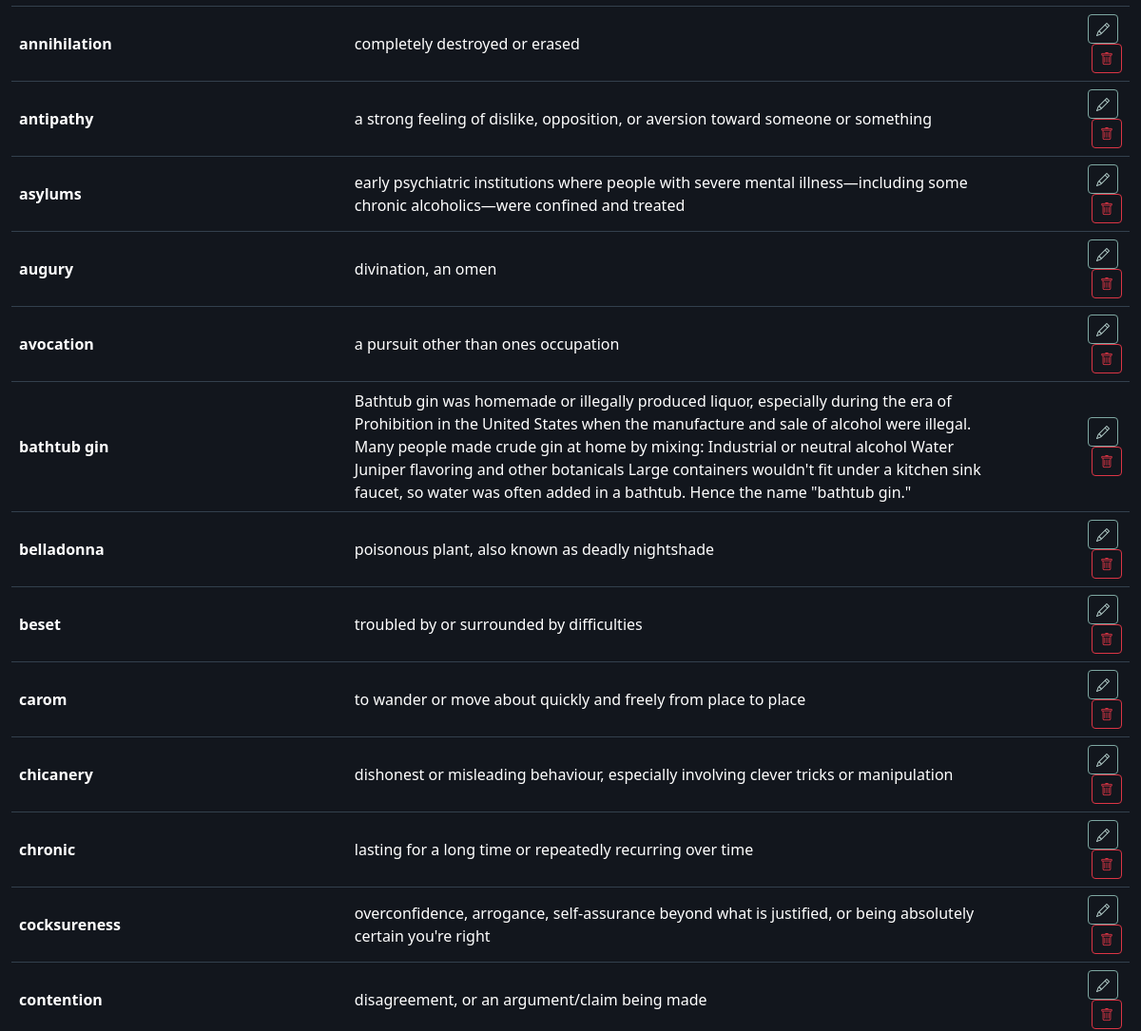
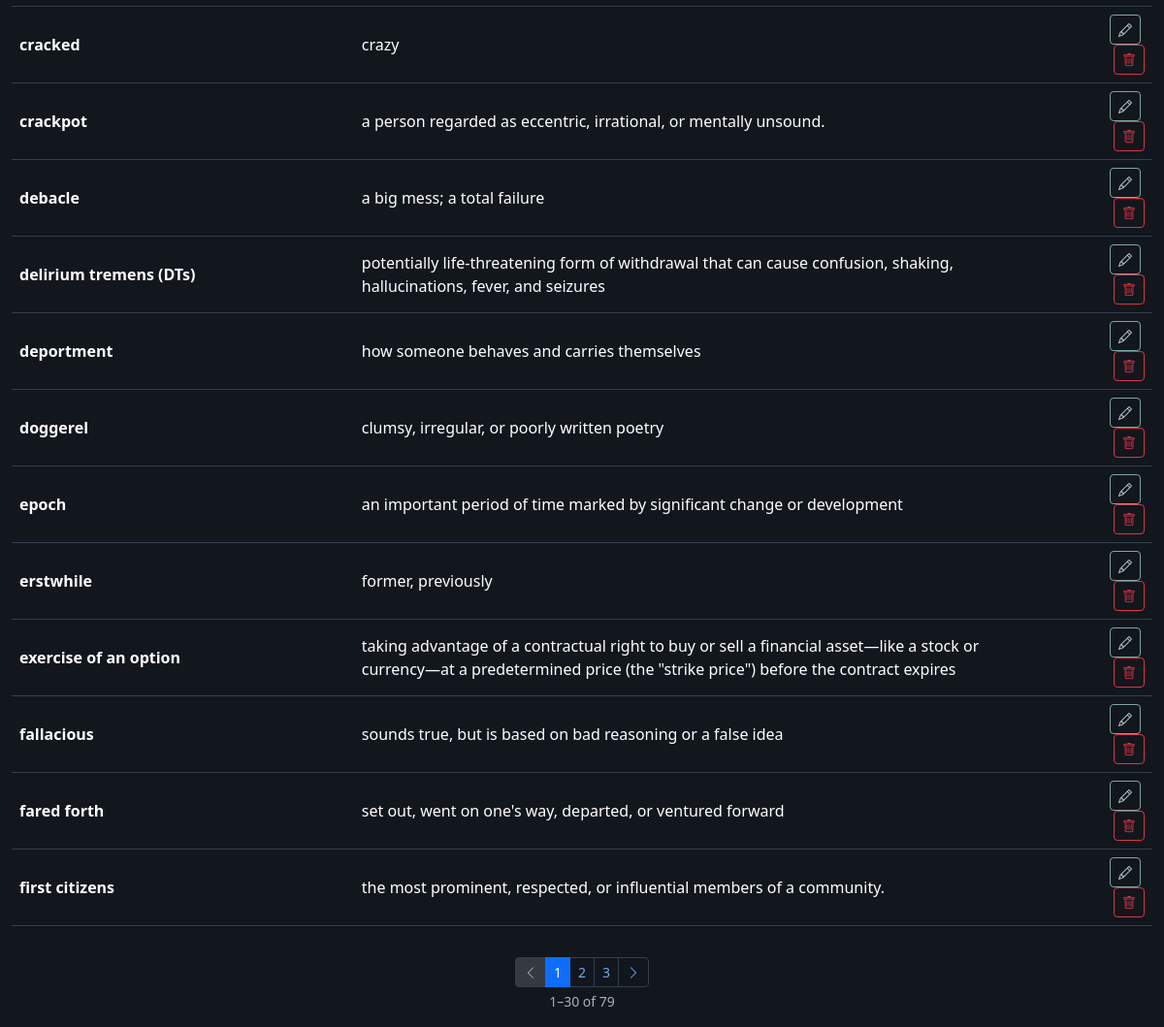
The page /dictionary (lower part) on the database as committed earlier (2 pictures, top to bottom).
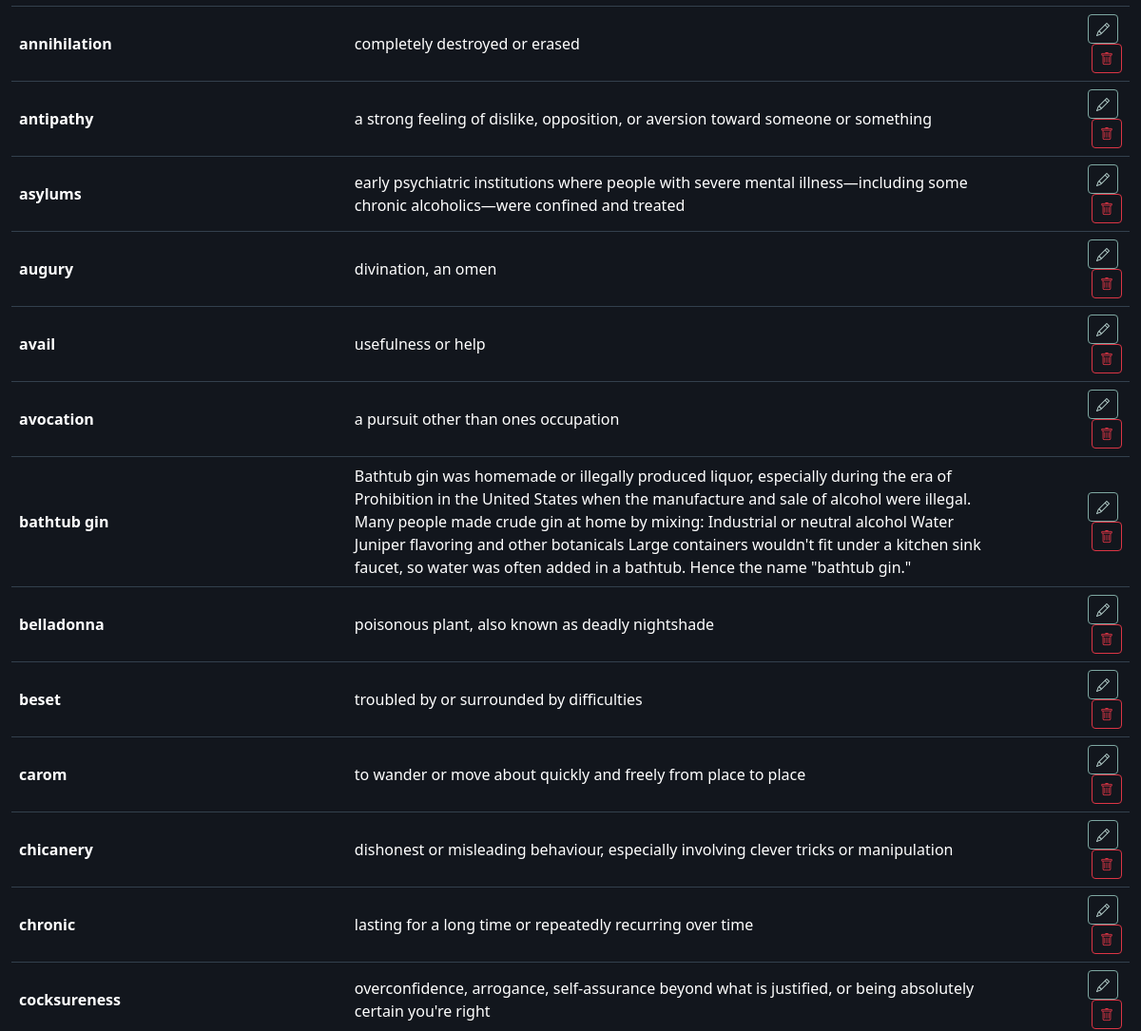
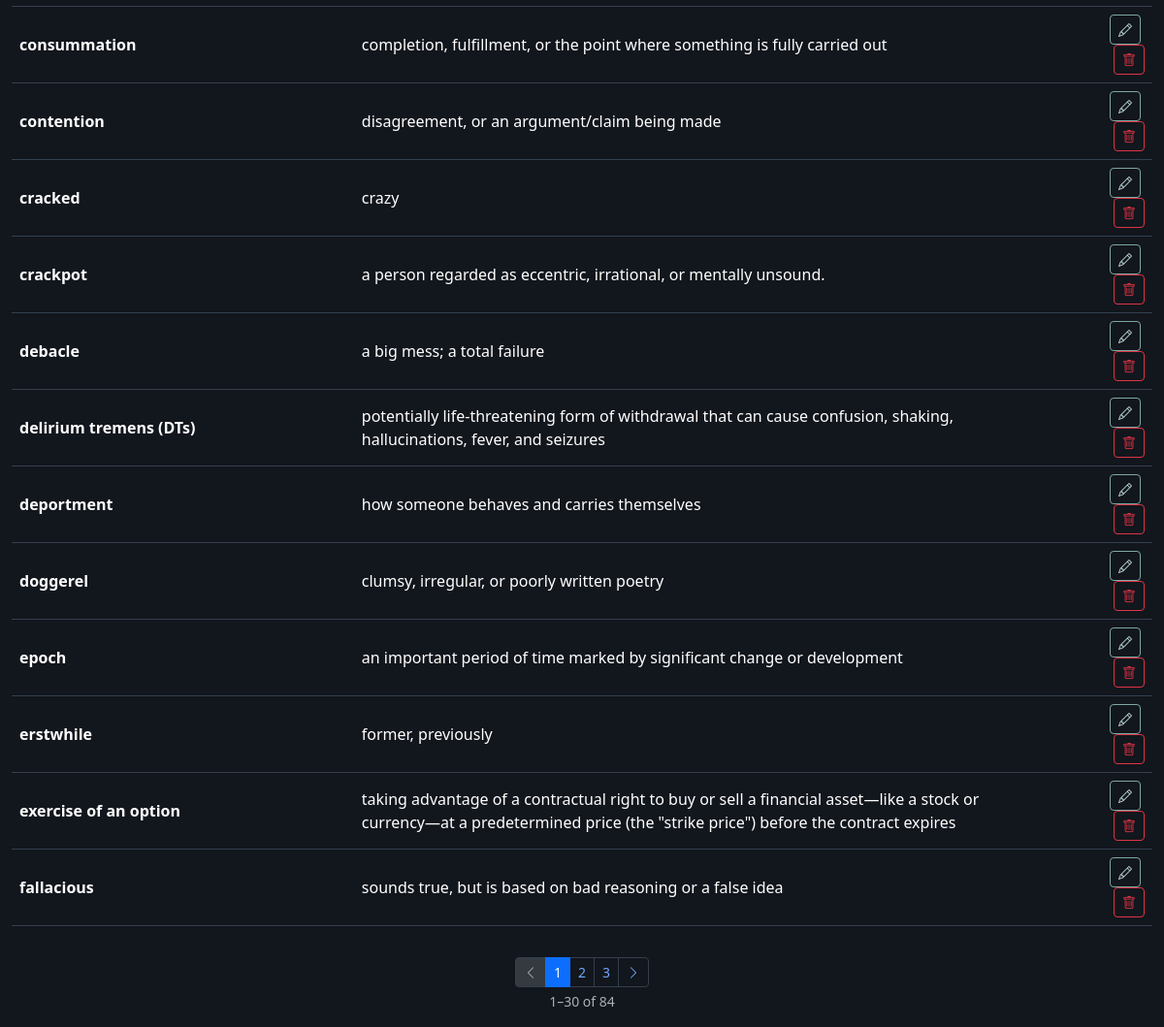
The same page on the database as committed later (2 pictures, top to bottom).
### app/models.py (models this page shows)
class Dictionary(db.Model):
    __tablename__ = 'dictionary'
    id = db.Column(db.Integer, primary_key=True)
    word_phrase = db.Column(db.String(500), nullable=False)
    meaning = db.Column(db.Text, nullable=False)
    notes = db.Column(db.Text)
    created_at = db.Column(db.DateTime, default=datetime.utcnow)
    locations = db.relationship('DictionaryLookup', backref='entry', lazy=True, cascade='all, delete-orphan')
    def to_dict(self):
        return {
            'id': self.id,
            'word_phrase': self.word_phrase,
            'meaning': self.meaning,
            'notes': self.notes,
            'created_at': self.created_at.isoformat() if self.created_at else None,
        }

### app/routes/main.py (the view)
@main_bp.route('/dictionary')
def dictionary():
    from ..models import Dictionary
    pg = request.args.get('pg', 1, type=int)
    search_q = request.args.get('q', '').strip()
    query = Dictionary.query.order_by(Dictionary.word_phrase)
    if search_q:
        like = f'%{search_q}%'
        query = query.filter(
            Dictionary.word_phrase.ilike(like) | Dictionary.meaning.ilike(like)
        )
    pagination = query.paginate(page=pg, per_page=30, error_out=False)
    return render_template('dictionary.html', theme=get_theme(), entries=pagination.items,
                           pagination=pagination, search_q=search_q)

### app/routes/main.py (called while the page is built)
def get_theme():
    s = Setting.query.filter_by(key='theme').first()
    return s.value

### app/templates/dictionary.html (shortened to what this page needs)
{% extends 'base.html' %}
{% from '_pagination.html' import render as paginate %}
{% block content %}
<div class="table-responsive">
  <table class="table table-hover align-middle" id="dictTable">
    <tbody>
      {% for e in entries %}
      <tr data-id="{{ e.id }}">
        <td class="fw-semibold">{{ e.word_phrase }}</td>
        <td>{{ e.meaning }}</td>
        <td class="text-muted small">{{ e.notes or '' }}</td>
        <td class="text-end">
          <button class="btn btn-sm btn-outline-primary me-1"
                  onclick="openDictModal({{ e.to_dict()|tojson }})">
            <i class="bi bi-pencil"></i>
          </button>
          <button class="btn btn-sm btn-outline-danger"
                  onclick="deleteDict({{ e.id }})">
            <i class="bi bi-trash"></i>
          </button>
        </td>
      </tr>
      {% else %}
      <tr><td colspan="4" class="text-muted text-center">No entries yet.</td></tr>
      {% endfor %}
    </tbody>
  </table>
</div>
{{ paginate(pagination, 'main.dictionary', extra_args={'q': search_q}) }}
{% endblock %}

Rows that differ between the two databases and show on the page:
no longer on this page (row unchanged): Dictionary: word_phrase "fared forth", meaning "set out, went on one's way, departed, or ventured forward"
no longer on this page (row unchanged): Dictionary: word_phrase "first citizens", meaning "the most prominent, respected, or influential members of a community."
added Dictionary: word_phrase "avail", meaning "usefulness or help"
added Dictionary: word_phrase "consummation", meaning "completion, fulfillment, or the point where something is fully carried out"
Other text that changed with them:
{{ pagination.total }}: "79" → "84"
